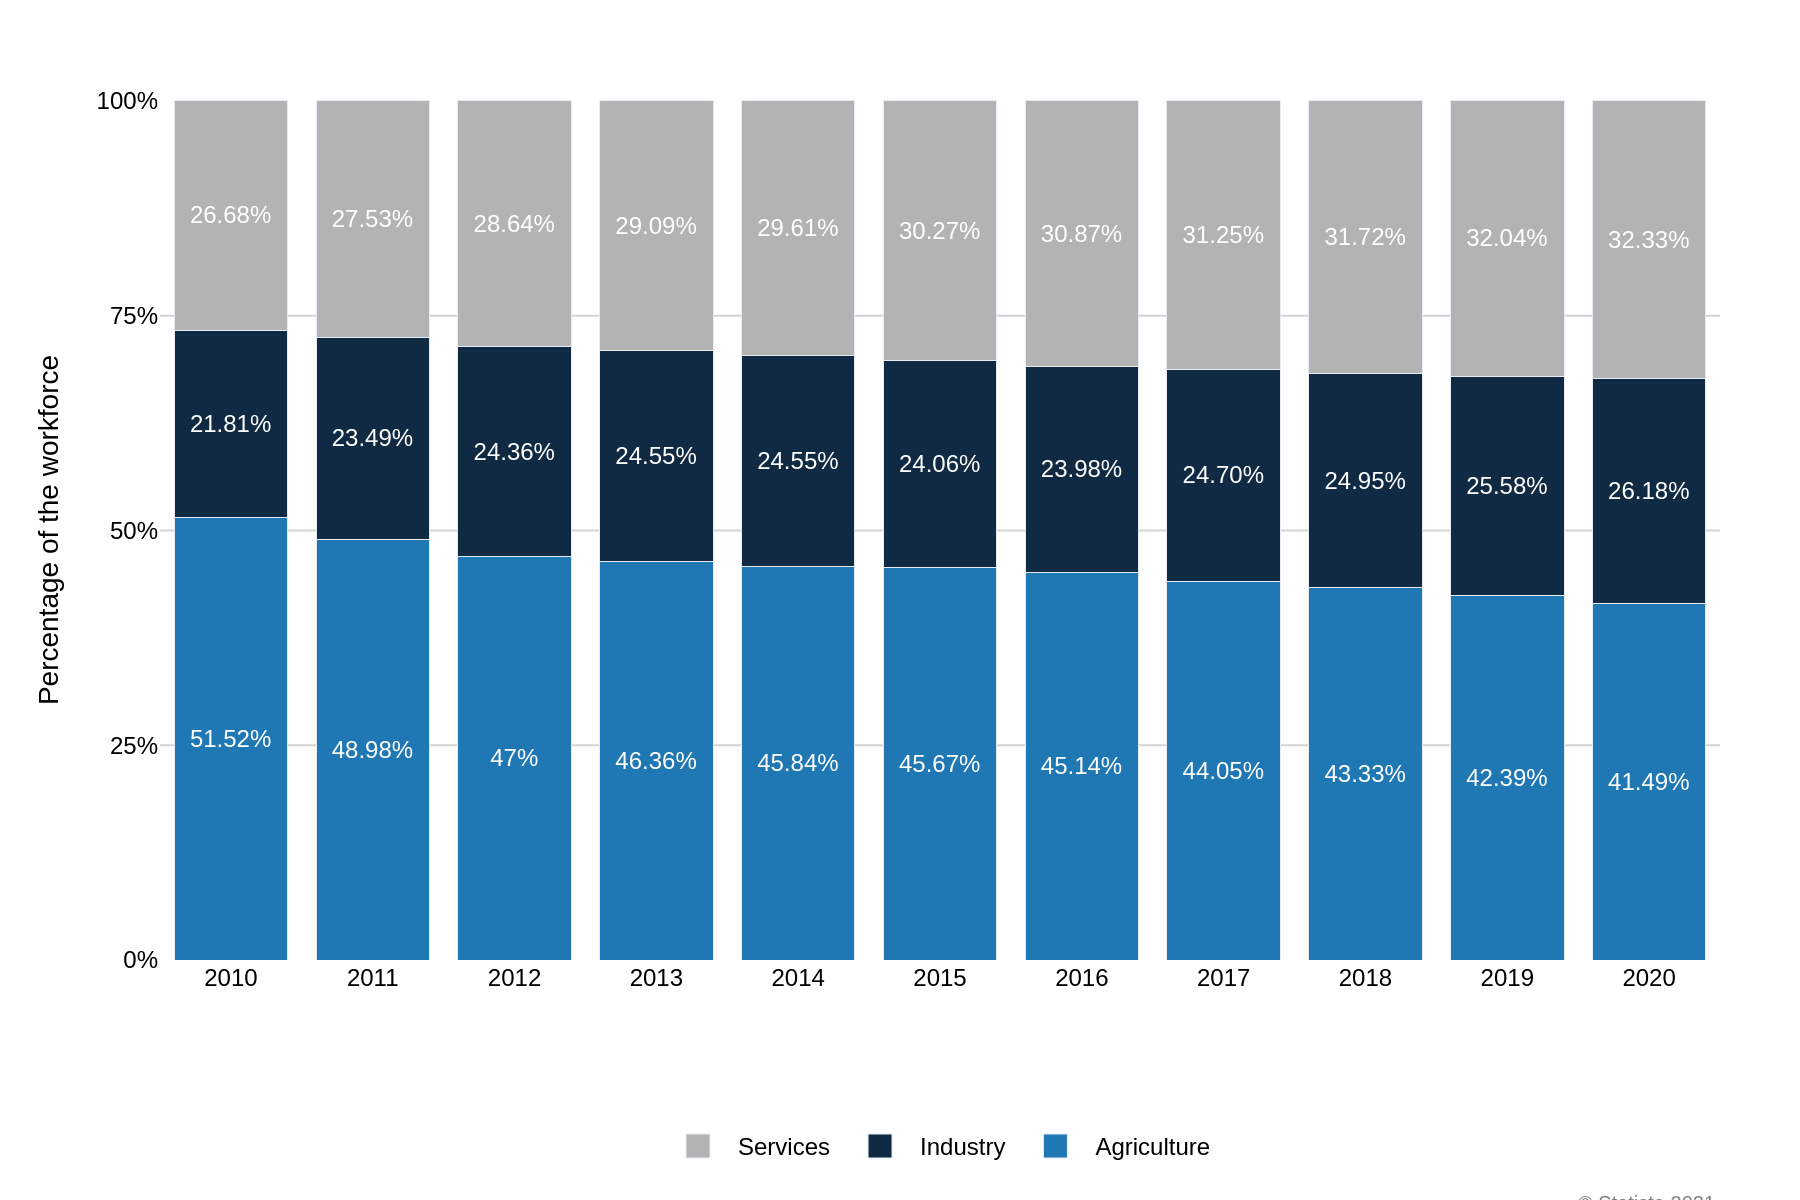

Recreate this plot in Python.
import sys
import json
import os
import plotly.graph_objects as go

# Check for command-line argument
if len(sys.argv) != 2:
    print("Usage: python recreate_chart.py <path_to_json_file>")
    sys.exit(1)

json_path = sys.argv[1]

# Read data from the specified JSON file
try:
    with open(json_path, 'r', encoding='utf-8') as f:
        config = json.load(f)
except FileNotFoundError:
    print(f"Error: JSON file not found at {json_path}")
    sys.exit(1)
except json.JSONDecodeError:
    print(f"Error: Could not decode JSON from {json_path}")
    sys.exit(1)

# Extract data for plotting
chart_data = config.get('chart_data', [])
texts = config.get('texts', {})
colors = config.get('colors', [])

# Initialize Figure
fig = go.Figure()

# Add traces for each data series
for i, series in enumerate(chart_data):
    # Format text labels to show integers without decimals
    text_labels = []
    for val in series.get('y', []):
        if val == int(val):
            text_labels.append(f"{int(val)}%")
        else:
            text_labels.append(f"{val:.2f}%")

    fig.add_trace(go.Bar(
        name=series.get('name', ''),
        x=series.get('x', []),
        y=series.get('y', []),
        marker_color=colors[i % len(colors)] if colors else None,
        text=text_labels,
        textposition='inside',
        insidetextanchor='middle',
        textfont=dict(family='Arial', size=12, color='white')
    ))

# Combine title and subtitle
title_text = ""
if texts.get("title"):
    title_text += f"<b>{texts['title']}</b>"
if texts.get("subtitle"):
    title_text += f"<br><sub>{texts['subtitle']}</sub>" if title_text else f"<sub>{texts['subtitle']}</sub>"

# Update layout
fig.update_layout(
    barmode='stack',
    title=dict(
        text=title_text,
        x=0.05,
        xanchor='left'
    ),
    xaxis=dict(
        title_text=texts.get('x_axis_title'),
        tickmode='array',
        tickvals=chart_data[0].get('x', []) if chart_data else [],
        showgrid=True,
        gridcolor='#f0f0f0',
        zeroline=False
    ),
    yaxis=dict(
        title_text=texts.get('y_axis_title'),
        range=[0, 100.1],
        tickmode='linear',
        tick0=0,
        dtick=25,
        ticksuffix='%',
        gridcolor='#d3d3d3',
        zeroline=False
    ),
    legend=dict(
        orientation="h",
        yanchor="bottom",
        y=-0.25,
        xanchor="center",
        x=0.5
    ),
    plot_bgcolor='white',
    paper_bgcolor='white',
    font=dict(family="Arial", size=12, color="black"),
    margin=dict(l=80, r=40, t=50, b=120)
)

# Add source annotation
source_text = ""
if texts.get("source"):
    source_text += texts["source"]
if texts.get("note"):
    source_text += f"<br>{texts['note']}" if source_text else texts['note']

if source_text:
    fig.add_annotation(
        showarrow=False,
        text=source_text,
        xref="paper",
        yref="paper",
        x=1,
        y=-0.3,
        xanchor='right',
        yanchor='bottom',
        align='right',
        font=dict(size=10, color='grey')
    )

# Determine output filename and save the image
base_name = os.path.splitext(os.path.basename(json_path))[0]
output_filename = f"{base_name}.png"

fig.write_image(output_filename, scale=2, width=900, height=600)

print(f"Chart saved to {output_filename}")
